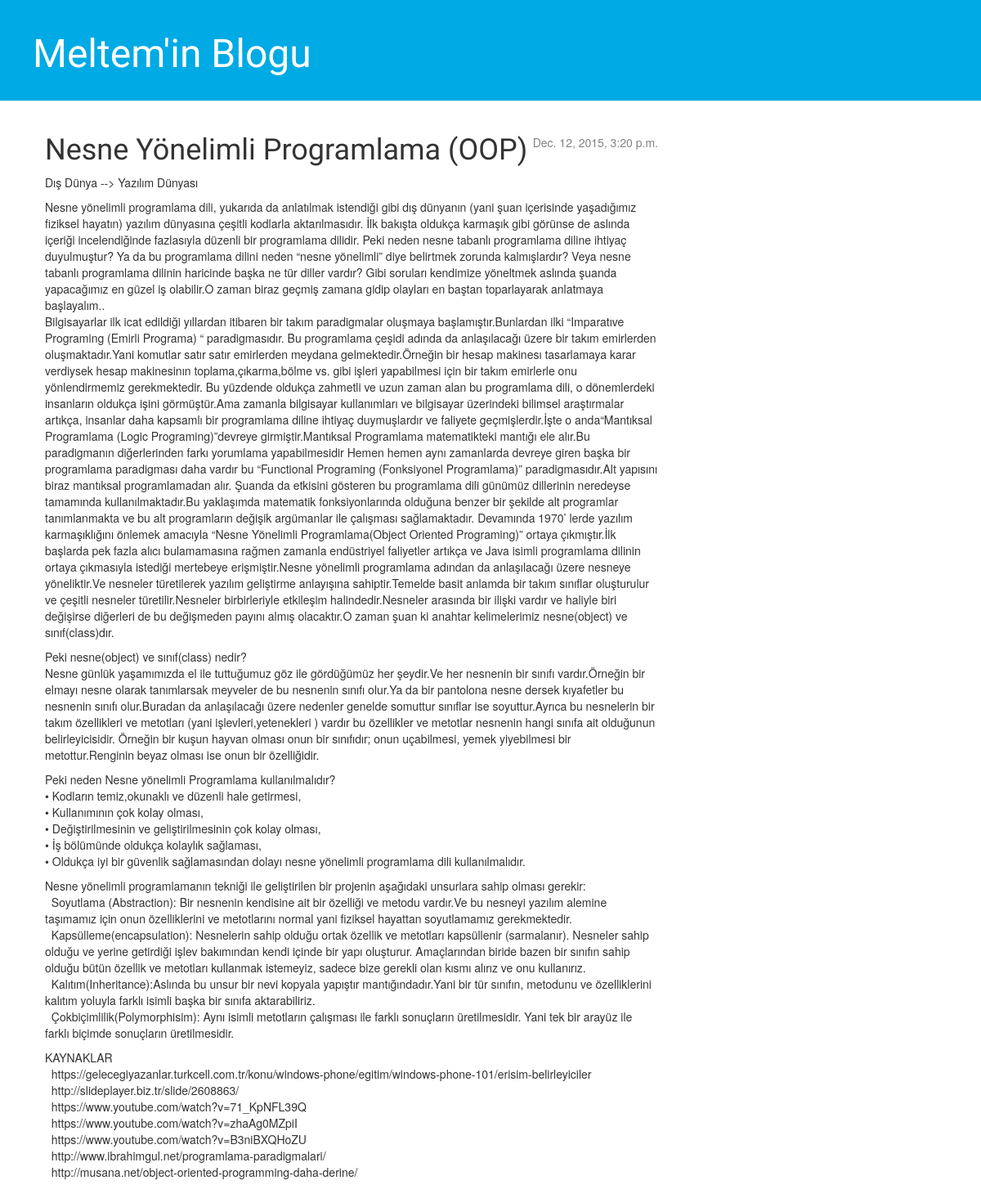
/post/1/, run on an earlier commit of the app's database.
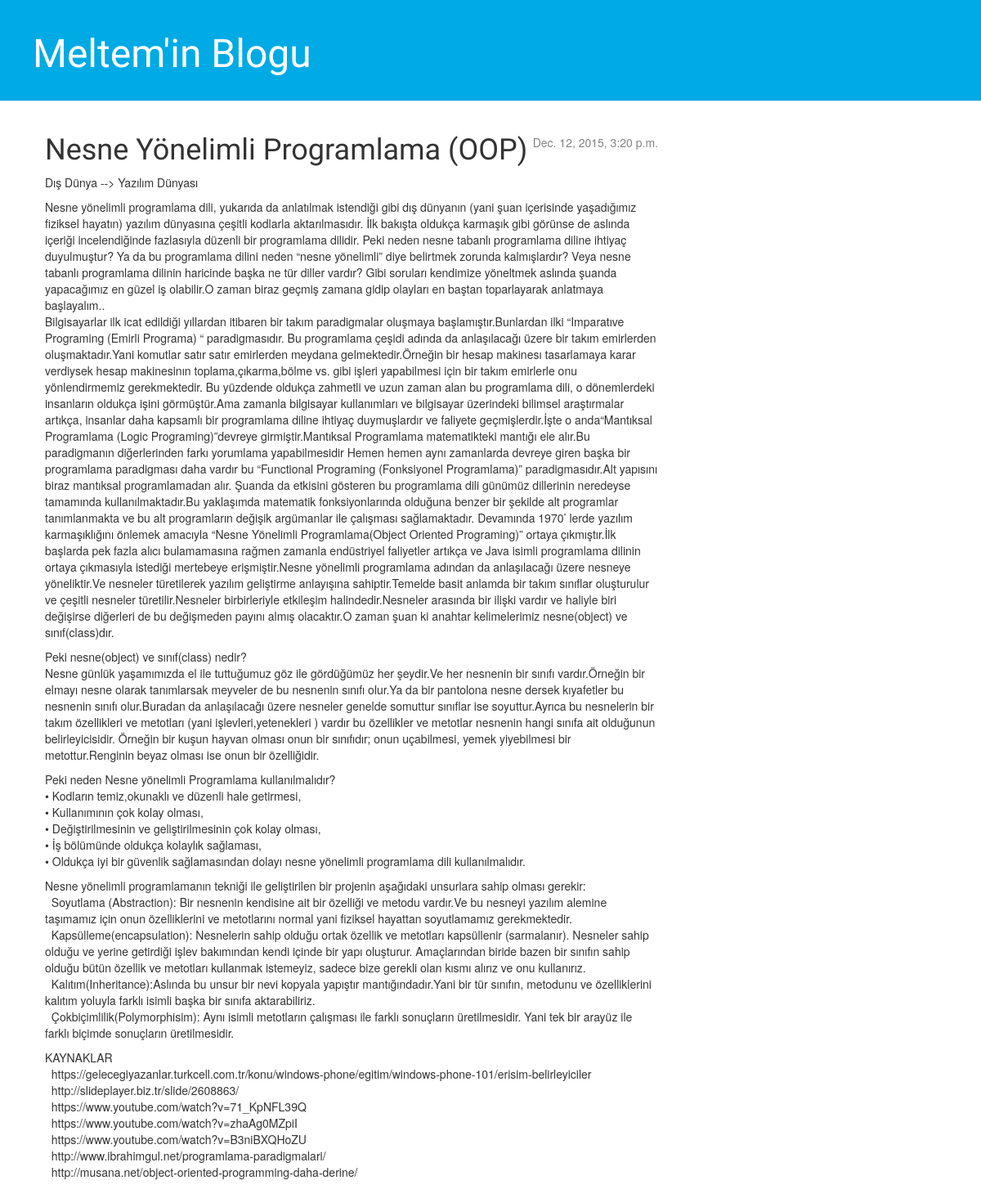
And on a later commit of the database.
### blog/models.py (models this page shows, shortened)
class Post(models.Model):
    yazar = models.ForeignKey('auth.User')
    baslik = models.CharField(max_length=200)
    yazi = models.TextField()
    yaratilis_tarihi = models.DateTimeField(
            default=timezone.now)
    yayinlanma_tarihi = models.DateTimeField(
            blank=True, null=True)

### blog/views.py (the view)
# urls.py: url(r'^post/(?P<pk>[0-9]+)/$', views.post_detail, name='post_detail'),
def post_detail(request, pk):
    post = get_object_or_404(Post, pk=pk)
    return render(request, 'blog/post_detail.html', {'post': post})

### blog/templates/blog/post_detail.html (shortened to what this page needs)
{% extends 'blog/base.html' %}
{% block content %}
    <div class="post">
        {% if post.yayinlanma_tarihi %}
            <div class="date">
                {{ post.yayinlanma_tarihi }}
            </div>
        {% endif %}
        <h1>{{ post.baslik }}</h1>
        <p>{{ post.yazi|linebreaks }}</p>
    </div>
{% endblock %}

What changed in the data, as far as the page shows it:
changed Post "Nesne Yönelimli Programlama (OOP)": yazi "…olur.Buradan da anlaşılacağı üzere nedenler genelde somuttur sınıflar ise…" → "…olur.Buradan da anlaşılacağı üzere nesneler genelde somuttur sınıflar ise…"
